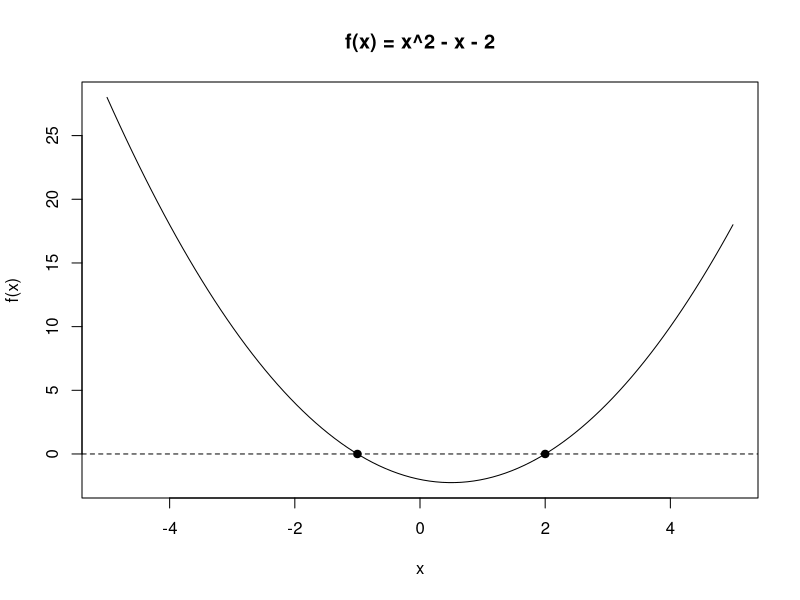

Source code (R):
## ---- chunk 1
getwd()
## ---- chunk 2
a <- 1
b <- -1
c <- -2

disc <- b^2 - 4 * a * c

roots <- c(
  (-b + sqrt(disc)) / (2 * a),
  (-b - sqrt(disc)) / (2 * a)
)

roots
## ---- chunk 3
x <- seq(-5, 5, length.out = 100)
y <- a * x^2 + b * x + c

plot(
  x, y,
  type = "l",
  xlab = "x",
  ylab = "f(x)",
  main = "f(x) = x^2 - x - 2"
)

abline(h = 0, lty = 2)
points(roots, c(0, 0), pch = 19)
